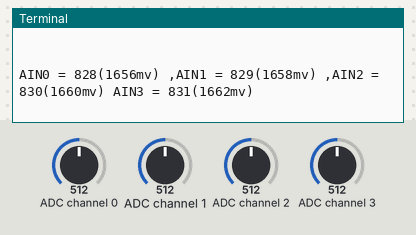
Bench run of a program on a simulated Raspberry Pi (BCM pin numbers). Shown: the last lines printed to the terminal. The inputs (shaded band) are chosen by the test bench; at power-on: ADC channel 0 = 512, ADC channel 1 = 512, ADC channel 2 = 512, ADC channel 3 = 512 (analog values on the 0–1023 scale).

Above: at 1.2 s.
1.3 s: ADC channel 0 set to 716
At 2.1 s:
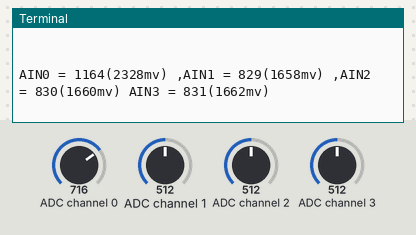
2.8 s: ADC channel 1 set to 716
At 3.7 s:
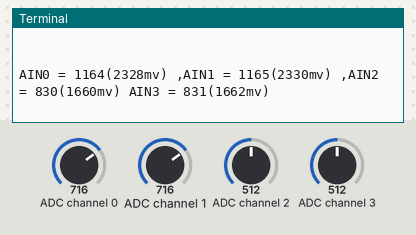
4.3 s: ADC channel 2 set to 716
At 4.8 s:
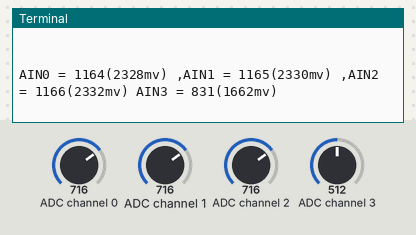
5.8 s: ADC channel 3 set to 716
At 6.5 s:
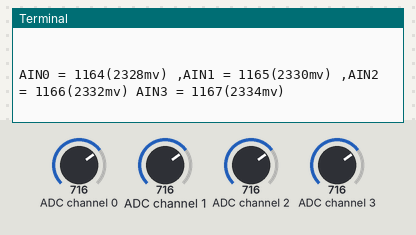
7.3 s: ADC channel 0 set to 992
At 8.1 s:
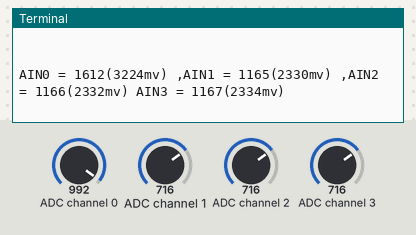
8.8 s: ADC channel 1 set to 992
At 9.7 s:
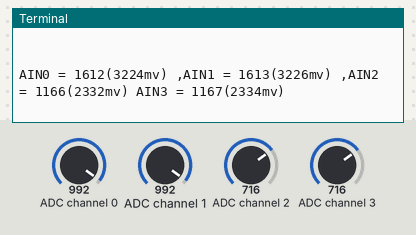
Timing chart, 0 to 11.3 s (numbered marks = the images above; inputs shaded):
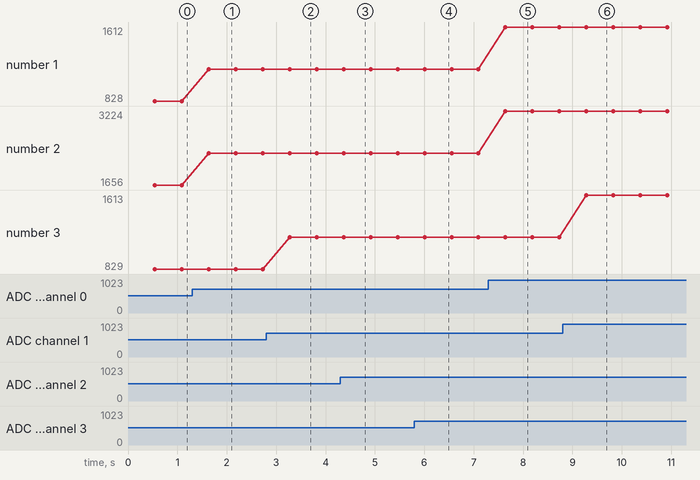

Measured:
- after the input at 1.3 s, the terminal: prints a new line after 0.34 s (image 1)
- after the input at 2.8 s, the terminal: prints a new line after 0.48 s (image 2)
- after the input at 4.3 s, the terminal: prints a new line after 0.07 s (image 3)
- after the input at 5.8 s, the terminal: prints a new line after 0.21 s (image 4)
- after the input at 7.3 s, the terminal: prints a new line after 0.34 s (image 5)
- after the input at 8.8 s, the terminal: prints a new line after 0.48 s (image 6)
- plotted number 1: 828 → 1164 after the input at 1.3 s, 1164 → 1612 after the input at 7.3 s
- plotted number 2: 1656 → 2328 after the input at 1.3 s, 2328 → 3224 after the input at 7.3 s

The program:

AD.py
```python
#!/usr/bin/python
# -*- coding:utf-8 -*-
import time
import smbus
#i2c address
ADS_I2C_ADDRESS		              = 0x48

#Pointer Register
ADS_POINTER_CONVERT               = 0x00
ADS_POINTER_CONFIG                = 0x01
ADS_POINTER_LOWTHRESH             = 0x02
ADS_POINTER_HIGHTHRESH            = 0x03

#Config Register
ADS_CONFIG_OS_BUSY                  = 0x0000      #Device is currently performing a conversion
ADS_CONFIG_OS_NOBUSY                = 0x8000      #Device is not currently performing a conversion
ADS_CONFIG_OS_SINGLE_CONVERT        = 0x8000      #Start a single conversion (when in power-down state)
ADS_CONFIG_OS_NO_EFFECT             = 0x0000      #No effect
ADS_CONFIG_MUX_MUL_0_1              = 0x0000      #Input multiplexer,AINP = AIN0 and AINN = AIN1(default)
ADS_CONFIG_MUX_MUL_0_3              = 0x1000      #Input multiplexer,AINP = AIN0 and AINN = AIN3
ADS_CONFIG_MUX_MUL_1_3              = 0x2000      #Input multiplexer,AINP = AIN1 and AINN = AIN3
ADS_CONFIG_MUX_MUL_2_3              = 0x3000      #Input multiplexer,AINP = AIN2 and AINN = AIN3
ADS_CONFIG_MUX_SINGLE_0             = 0x4000      #SINGLE,AIN0
ADS_CONFIG_MUX_SINGLE_1             = 0x5000      #SINGLE,AIN1
ADS_CONFIG_MUX_SINGLE_2             = 0x6000      #SINGLE,AIN2
ADS_CONFIG_MUX_SINGLE_3             = 0x7000      #SINGLE,AIN3
ADS_CONFIG_PGA_6144                 = 0x0000      #Gain= +/- 6.144V
ADS_CONFIG_PGA_4096                 = 0x0200      #Gain= +/- 4.096V
ADS_CONFIG_PGA_2048                 = 0x0400      #Gain= +/- 2.048V(default)
ADS_CONFIG_PGA_1024                 = 0x0600      #Gain= +/- 1.024V
ADS_CONFIG_PGA_512                  = 0x0800      #Gain= +/- 0.512V
ADS_CONFIG_PGA_256                  = 0x0A00      #Gain= +/- 0.256V
ADS_CONFIG_MODE_CONTINUOUS          = 0x0000      #Device operating mode:Continuous-conversion mode
ADS_CONFIG_MODE_NOCONTINUOUS        = 0x0100      #Device operating mode：Single-shot mode or power-down state (default)
ADS_CONFIG_DR_RATE_128              = 0x0000      #Data rate=128SPS
ADS_CONFIG_DR_RATE_250              = 0x0020      #Data rate=250SPS
ADS_CONFIG_DR_RATE_490              = 0x0040      #Data rate=490SPS
ADS_CONFIG_DR_RATE_920              = 0x0060      #Data rate=920SPS
ADS_CONFIG_DR_RATE_1600             = 0x0080      #Data rate=1600SPS
ADS_CONFIG_DR_RATE_2400             = 0x00A0      #Data rate=2400SPS
ADS_CONFIG_DR_RATE_3300             = 0x00C0      #Data rate=3300SPS
ADS_CONFIG_COMP_MODE_WINDOW         = 0x0010      #Comparator mode：Window comparator
ADS_CONFIG_COMP_MODE_TRADITIONAL    = 0x0000      #Comparator mode：Traditional comparator (default)
ADS_CONFIG_COMP_POL_LOW             = 0x0000      #Comparator polarity：Active low (default)
ADS_CONFIG_COMP_POL_HIGH            = 0x0008      #Comparator polarity：Active high
ADS_CONFIG_COMP_LAT                 = 0x0004      #Latching comparator
ADS_CONFIG_COMP_NONLAT              = 0x0000      #Nonlatching comparator (default)
ADS_CONFIG_COMP_QUE_ONE             = 0x0000      #Assert after one conversion
ADS_CONFIG_COMP_QUE_TWO             = 0x0001      #Assert after two conversions
ADS_CONFIG_COMP_QUE_FOUR            = 0x0002      #Assert after four conversions
ADS_CONFIG_COMP_QUE_NON             = 0x0003      #Disable comparator and set ALERT/RDY pin to high-impedance (default)

Config_Set = 0

class ADS1015(object):
    def __init__(self,address=ADS_I2C_ADDRESS):
        self._address = address
        self._bus = smbus.SMBus(1)
    def ADS1015_SINGLE_READ(self,channel):                    #Read single channel data
        data=0
        Config_Set =  ( ADS_CONFIG_MODE_NOCONTINUOUS        |   #mode：Single-shot mode or power-down state    (default)
                        ADS_CONFIG_PGA_4096                 |   #Gain= +/- 4.096V                              (default)
                        ADS_CONFIG_COMP_QUE_NON             |   #Disable comparator                            (default)
                        ADS_CONFIG_COMP_NONLAT              |   #Nonlatching comparator                        (default)
                        ADS_CONFIG_COMP_POL_LOW             |   #Comparator polarity：Active low               (default)
                        ADS_CONFIG_COMP_MODE_TRADITIONAL    |   #Traditional comparator                        (default)
                        ADS_CONFIG_DR_RATE_1600             )   #Data rate=1600SPS                             (default)
        if channel == 0:
            Config_Set |= ADS_CONFIG_MUX_SINGLE_0
        elif channel == 1:
            Config_Set |= ADS_CONFIG_MUX_SINGLE_1
        elif channel == 2:
            Config_Set |= ADS_CONFIG_MUX_SINGLE_2
        elif channel == 3:
            Config_Set |= ADS_CONFIG_MUX_SINGLE_3
        Config_Set |=ADS_CONFIG_OS_SINGLE_CONVERT
        self._write_word(ADS_POINTER_CONFIG,Config_Set)
        time.sleep(0.01)
        data=self._read_u16(ADS_POINTER_CONVERT)>>4
        return data
    def _read_u16(self,cmd):
        LSB = self._bus.read_byte_data(self._address,cmd)
        MSB = self._bus.read_byte_data(self._address,cmd+1)
        return (LSB << 8) + MSB
    def _write_word(self, cmd, val):
        Val_H=val&0xff
        Val_L=val>>8
        val=(Val_H<<8)|Val_L
        self._bus.write_word_data(self._address,cmd,val)


if __name__ == '__main__':

    print("\nADS1015 Test Program ...\r\n")
    ads1015=ADS1015()
    state=ads1015._read_u16(ADS_POINTER_CONFIG) & 0x8000
    if(state!=0x8000):
        print("\nADS1015 Error\n")
    while True:
        time.sleep(0.5)
        AIN0_DATA=ads1015.ADS1015_SINGLE_READ(0)
        AIN1_DATA=ads1015.ADS1015_SINGLE_READ(1)
        AIN2_DATA=ads1015.ADS1015_SINGLE_READ(2)
        AIN3_DATA=ads1015.ADS1015_SINGLE_READ(3)
        print('\nAIN0 = %d(%dmv) ,AIN1 = %d(%dmv) ,AIN2 = %d(%dmv) AIN3 = %d(%dmv)\n\r'%(AIN0_DATA,AIN0_DATA*2, AIN1_DATA,AIN1_DATA*2,AIN2_DATA,AIN2_DATA*2,AIN3_DATA,AIN3_DATA*2))
                
```
